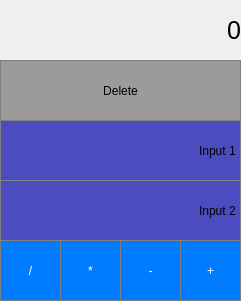
<?xml version="1.0" encoding="UTF-8"?>
<ui version="4.0">
 <class>MainWindow</class>
 <widget class="QMainWindow" name="MainWindow">
  <property name="geometry">
   <rect>
    <x>0</x>
    <y>0</y>
    <width>241</width>
    <height>301</height>
   </rect>
  </property>
  <property name="windowTitle">
   <string>MainWindow</string>
  </property>
  <widget class="QWidget" name="centralwidget">
   <widget class="QLabel" name="resultLabel">
    <property name="geometry">
     <rect>
      <x>0</x>
      <y>0</y>
      <width>241</width>
      <height>61</height>
     </rect>
    </property>
    <property name="font">
     <font>
      <pointsize>19</pointsize>
     </font>
    </property>
    <property name="styleSheet">
     <string notr="true">Qlabel {
	qproperty-alignment: 'AlignVCenter | AlignRight' ;
	border: 1px solid gray;
}

background-color: white;</string>
    </property>
    <property name="text">
     <string>0</string>
    </property>
    <property name="textFormat">
     <enum>Qt::TextFormat::AutoText</enum>
    </property>
    <property name="alignment">
     <set>Qt::AlignmentFlag::AlignRight|Qt::AlignmentFlag::AlignTrailing|Qt::AlignmentFlag::AlignVCenter</set>
    </property>
    <property name="margin">
     <number>4</number>
    </property>
   </widget>
   <widget class="QPushButton" name="clearButton">
    <property name="geometry">
     <rect>
      <x>0</x>
      <y>60</y>
      <width>241</width>
      <height>61</height>
     </rect>
    </property>
    <property name="styleSheet">
     <string notr="true">QPushButton {
	background-color: rgb(155, 155, 155);
	border: 1px solid gray;
}

QPushButton:pressed {
	background-color: qlineargradient(x1: 0, y1: 0, x2: 0, y2: 1
									stop: 0 #BEBEBE, stop: 1 #070707);
}</string>
    </property>
    <property name="text">
     <string>Delete</string>
    </property>
   </widget>
   <widget class="QPushButton" name="divButton">
    <property name="geometry">
     <rect>
      <x>0</x>
      <y>240</y>
      <width>61</width>
      <height>61</height>
     </rect>
    </property>
    <property name="styleSheet">
     <string notr="true">QPushButton {
	background-color: rgb(0, 125, 255);
	color: white;
	border: 1px solid gray;
}

QPushButton:pressed {
	background-color: qlineargradient(x1: 0, y1: 0, x2: 0, y2: 1
									stop: 0 #FF7832, stop: 1 #FF9739);
}</string>
    </property>
    <property name="text">
     <string>/</string>
    </property>
   </widget>
   <widget class="QPushButton" name="mulButton">
    <property name="geometry">
     <rect>
      <x>60</x>
      <y>240</y>
      <width>61</width>
      <height>61</height>
     </rect>
    </property>
    <property name="styleSheet">
     <string notr="true">QPushButton {
	background-color: rgb(0, 125, 255);
	color: white;
	border: 1px solid gray;
}

QPushButton:pressed {
	background-color: qlineargradient(x1: 0, y1: 0, x2: 0, y2: 1
									stop: 0 #FF7832, stop: 1 #FF9739);
}</string>
    </property>
    <property name="text">
     <string>*</string>
    </property>
   </widget>
   <widget class="QPushButton" name="addButton">
    <property name="geometry">
     <rect>
      <x>180</x>
      <y>240</y>
      <width>61</width>
      <height>61</height>
     </rect>
    </property>
    <property name="styleSheet">
     <string notr="true">QPushButton {
	background-color: rgb(0, 125, 255);
	color: white;
	border: 1px solid gray;
}

QPushButton:pressed {
	background-color: qlineargradient(x1: 0, y1: 0, x2: 0, y2: 1
									stop: 0 #FF7832, stop: 1 #FF9739);
}</string>
    </property>
    <property name="text">
     <string>+</string>
    </property>
   </widget>
   <widget class="QPushButton" name="subButton">
    <property name="geometry">
     <rect>
      <x>120</x>
      <y>240</y>
      <width>61</width>
      <height>61</height>
     </rect>
    </property>
    <property name="styleSheet">
     <string notr="true">QPushButton {
	background-color: rgb(0, 125, 255);
	color: white;
	border: 1px solid gray;
}

QPushButton:pressed {
	background-color: qlineargradient(x1: 0, y1: 0, x2: 0, y2: 1
									stop: 0 #FF7832, stop: 1 #FF9739);
}</string>
    </property>
    <property name="text">
     <string>-</string>
    </property>
   </widget>
   <widget class="QLineEdit" name="input1LineEdit">
    <property name="geometry">
     <rect>
      <x>0</x>
      <y>120</y>
      <width>241</width>
      <height>61</height>
     </rect>
    </property>
    <property name="styleSheet">
     <string notr="true">QLineEdit {
	border: 1px solid gray;
	
	
	
	background-color: rgb(76, 76, 193);
}


</string>
    </property>
    <property name="text">
     <string>Input 1</string>
    </property>
    <property name="alignment">
     <set>Qt::AlignmentFlag::AlignRight|Qt::AlignmentFlag::AlignTrailing|Qt::AlignmentFlag::AlignVCenter</set>
    </property>
   </widget>
   <widget class="QLineEdit" name="input2LineEdit">
    <property name="geometry">
     <rect>
      <x>0</x>
      <y>180</y>
      <width>241</width>
      <height>61</height>
     </rect>
    </property>
    <property name="styleSheet">
     <string notr="true">QLineEdit {
	border: 1px solid gray;
	
	
	
	background-color: rgb(76, 76, 193);
}


</string>
    </property>
    <property name="text">
     <string>Input 2</string>
    </property>
    <property name="alignment">
     <set>Qt::AlignmentFlag::AlignRight|Qt::AlignmentFlag::AlignTrailing|Qt::AlignmentFlag::AlignVCenter</set>
    </property>
   </widget>
  </widget>
 </widget>
 <resources/>
 <connections/>
</ui>
